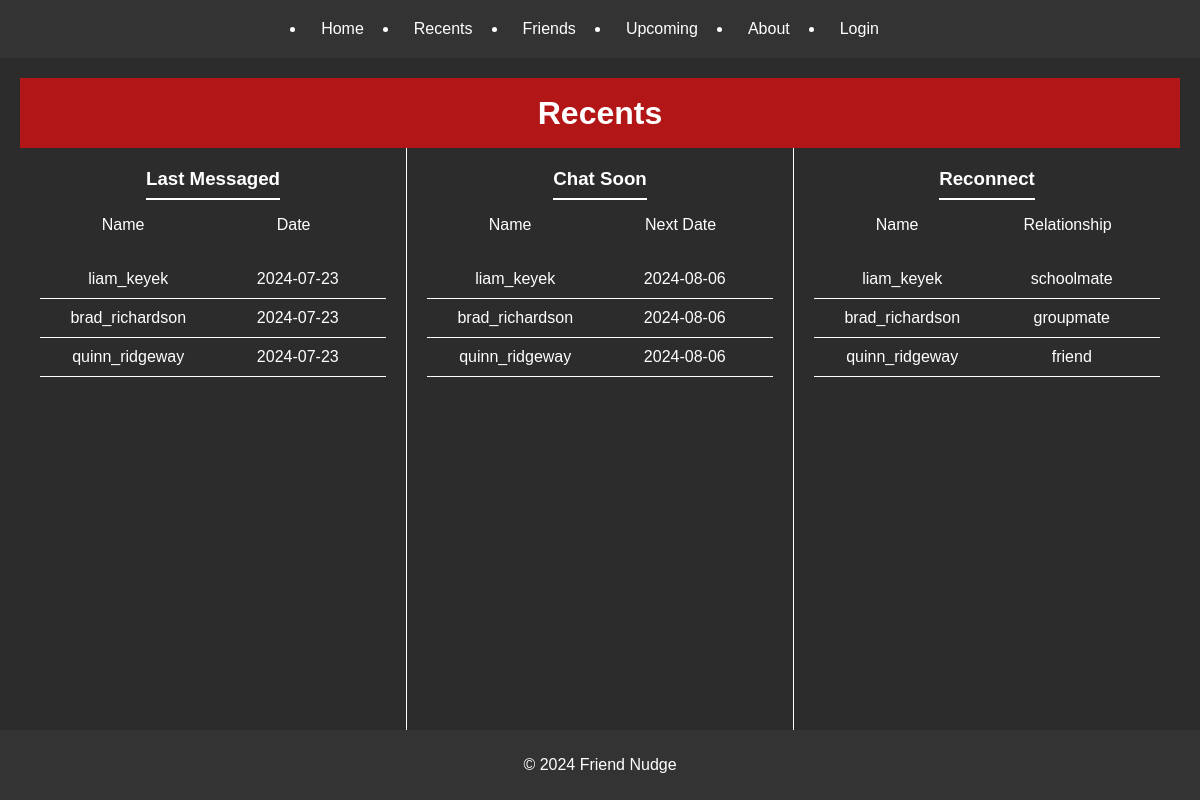
/recents, run on the app's committed database.
### tables this page shows
CREATE TABLE Reminders (
        reminder_id INTEGER PRIMARY KEY AUTOINCREMENT,
        user_id INTEGER NOT NULL,
        friend_id INTEGER NOT NULL,
        last_messaged DATE,
        reminder_date DATE NOT NULL,
        message TEXT NOT NULL,
        FOREIGN KEY (user_id) REFERENCES Users(user_id),
        FOREIGN KEY (friend_id) REFERENCES Friends(friend_id)
    );

CREATE TABLE Users (
        user_id INTEGER PRIMARY KEY AUTOINCREMENT,
        username TEXT NOT NULL UNIQUE,
        email TEXT NOT NULL UNIQUE,
        password TEXT NOT NULL,
        created_at TIMESTAMP DEFAULT CURRENT_TIMESTAMP
    );

CREATE TABLE Friends (
        friend_id INTEGER PRIMARY KEY AUTOINCREMENT,
        user_id INTEGER NOT NULL,
        friend_user_id INTEGER NOT NULL,
        relationship_type TEXT NOT NULL,
        FOREIGN KEY (user_id) REFERENCES Users(user_id),
        FOREIGN KEY (friend_user_id) REFERENCES Users(user_id)
    );

### project.py (the view)
@app.route('/recents')
def recents():
    conn = get_database()
    c = conn.cursor()
    user_id = 1  # change for each specific user
    c.execute('''
        SELECT R.reminder_id, U.username, R.last_messaged, R.reminder_date, R.message, F.relationship_type
        FROM Reminders R
        JOIN Friends F ON R.friend_id = F.friend_id
        JOIN Users U ON F.friend_user_id = U.user_id
        WHERE R.user_id = ?
    ''', (user_id,))
    reminders = c.fetchall()
    conn.close()
    return render_template("recents.html", reminders=reminders)

### prefix.py (called while the page is built)
    def __call__(self, environ, start_response):
        service_prefix = os.getenv('JUPYTERHUB_SERVICE_PREFIX', default=None)
        print (f"Service Prefix: {service_prefix}")
        if (service_prefix):
            environ['SCRIPT_NAME'] = service_prefix + "proxy/" + environ['SERVER_PORT']
            print(f"Setting SCRIPT_NAME to {environ['SCRIPT_NAME']}")
        return self.app(environ, start_response)

### project.py (called while the page is built)
def get_database():
    conn = sqlite3.connect(database)
    conn.row_factory = sqlite3.Row # gets us access to columns by name
    return conn

### templates/recents.html (shortened to what this page needs)
{% extends "full.html" %}
{% block extra_styles %}
    <link rel="stylesheet" href="{{ url_for('static', filename='css/recents.css') }}">
{% endblock %}
{% block content %}
    <div id="title">
        <h1>Recents</h1>
    </div>
    <div class="top">
        <div id="last">
            <h3>Last Messaged</h3>
            <div class="p-container">
                <p>Name</p>
                <p>Date</p>
                <ul>
                    {% for reminder in reminders %}
                        <li>
                            <span>{{ reminder[1] }}</span>
                            <span>{{ reminder[2] }}</span>
                        </li>
                    {% endfor %}
                </ul>
            </div>
        </div>
        <div id="chat">
            <h3>Chat Soon</h3>
            <div class="p-container">
                <p>Name</p>
                <p>Next Date</p>
                <ul>
                    {% for reminder in reminders %}
                    <li>
                        <span>{{ reminder[1] }}</span>
                        <span>{{ reminder[3] }}</span>
                    </li>
                    {% endfor %}
                </ul>
            </div>
        </div>
        <div id="reconnect">
            <h3>Reconnect</h3>
            <div class="p-container">
                <p>Name</p>
                <p>Relationship</p>
                <ul>
                   {% for reminder in reminders %}
                    <li>
                        <span>{{ reminder[1] }}</span>
                        <span>{{ reminder[5] }}</span>
                    </li>
                    {% endfor %}
                </ul>
            </div>
        </div>
    </div>
{% endblock %}

### templates/full.html (shortened to what this page needs)
<!DOCTYPE html>
<html>
<head>
    <link rel="stylesheet" href="{{ url_for('static', filename='css/full.css') }}">
    {% block extra_styles %}{% endblock %}
</head>
<body>
    <header>
        <nav>
            <ul>
                <li><a href="{{ url_for('home') }}">Home</a></li>
                <li><a href="{{ url_for('recents') }}">Recents</a></li>
                <li><a href="{{ url_for('friends') }}">Friends</a></li>
                <li><a href="{{ url_for('upcoming') }}">Upcoming</a></li>
                <li><a href="{{ url_for('about') }}">About</a></li>
                <li><a href="{{ url_for('login') }}">Login</a></li>
            </ul>
        </nav>
    </header>
    <main>
        {% block content %}{% endblock %}
    </main>
    <footer>
        <p>&copy; 2024 Friend Nudge</p>
    </footer>
</body>
</html>

### static/css/full.css (style rules this page uses)
html, body { height: 100%; margin: 0; }
body { display: flex; flex-direction: column; }
header { background-color: #333; padding: 10px 0; flex-shrink: 0; }
nav ul { display: flex; justify-content: center; background-color: #333; padding: 0; margin: 0; }
nav ul li { margin: 0 10px; }
nav ul li a { text-decoration: none; color: white; padding: 10px 15px; display: block; border-radius: 4px; transition: background-color 0.3s ease; }
main { flex: 1; padding: 20px; }
footer { background-color: #333; color: white; text-align: center; padding: 10px 0; flex-shrink: 0; }

### static/css/recents.css (style rules this page uses)
body { background-color: rgba(0, 0, 0, 0.828); color: white; font-family: Verdana, Geneva, Tahoma, sans-serif; margin: 0; padding: 0; height: 100vh; display: flex; flex-direction: column; }
#title { height: 70px; display: flex; align-items: center; justify-content: center; color: white; background-color: rgba(235, 13, 13, 0.7); }
.top { display: flex; justify-content: space-around; align-items: stretch; flex: 1; height: 100%; }
.top > div { flex: 1; display: flex; flex-direction: column; align-items: center; padding: 20px; box-sizing: border-box; border-left: 1px solid white; }
.top > div:first-child { border-left: none; }
h1 { margin: 0; font-size: 2em; }
h3 { margin: 0; position: relative; padding-bottom: 10px; }
h3::after { content: ''; display: block; position: absolute; bottom: 0; left: 0; width: 100%; height: 2px; background-color: white; }
.p-container { width: 100%; box-sizing: border-box; }
.p-container p { display: inline-block; width: 48%; text-align: center; }
.p-container ul { list-style-type: none; padding: 0; margin: 10px 0 0 0; width: 100%; }
.p-container ul li { display: flex; justify-content: space-between; padding: 10px; border-bottom: 1px solid white; }
.p-container ul li span { width: 48%; text-align: center; }

### data on the page
Reminders: username "liam_keyek", last_messaged "2024-07-23", reminder_date "2024-08-06", relationship_type "schoolmate"
Reminders: username "brad_richardson", last_messaged "2024-07-23", reminder_date "2024-08-06", relationship_type "groupmate"
Reminders: username "quinn_ridgeway", last_messaged "2024-07-23", reminder_date "2024-08-06", relationship_type "friend"
